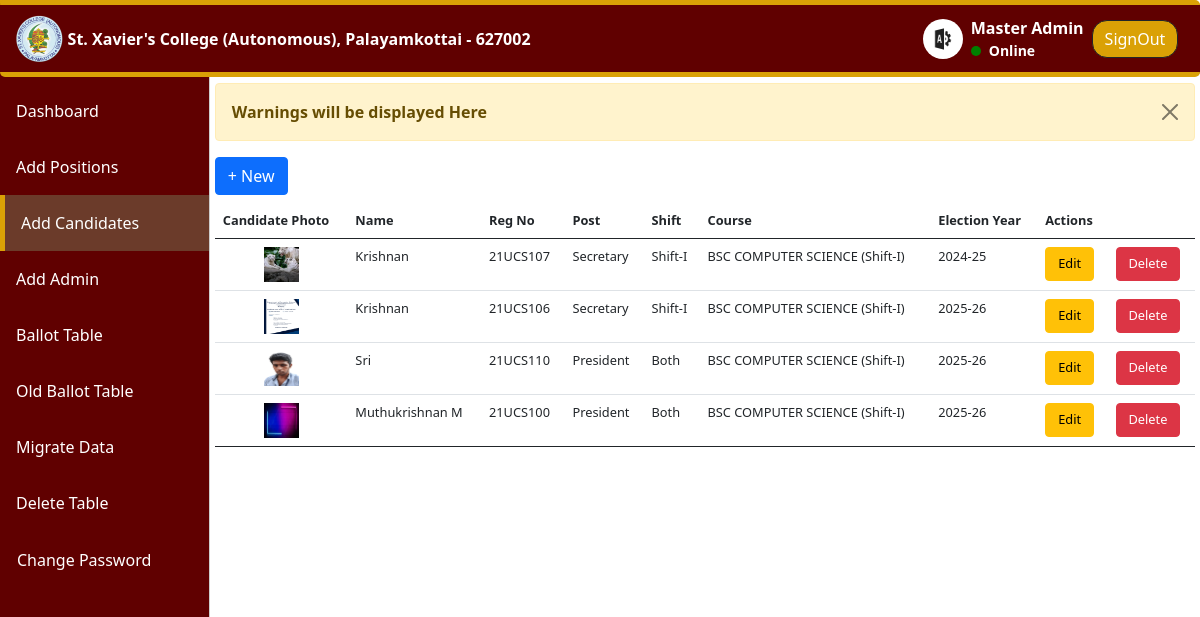
Screenshot of /admin/sxc-candidates.php (signed in) with the database file from the repository.
### tables this page shows
CREATE TABLE `candidates` (
  `candidate_id` int(11) NOT NULL,
  `regno` varchar(10) NOT NULL,
  `name` varchar(150) NOT NULL,
  `course` varchar(100) NOT NULL,
  `year` int(1) NOT NULL DEFAULT 3,
  `post_id` int(11) NOT NULL,
  `vote_count` int(11) DEFAULT NULL,
  `image_url` varchar(500) NOT NULL,
  `shift` enum('Shift-I','Shift-II') NOT NULL,
  `election_year` varchar(10) NOT NULL,
  `created_on` datetime NOT NULL DEFAULT current_timestamp(),
  `updated_on` datetime DEFAULT current_timestamp() ON UPDATE current_timestamp()
);

CREATE TABLE `position` (
  `post_id` int(11) NOT NULL,
  `post` varchar(100) NOT NULL,
  `description` varchar(200) NOT NULL,
  `post_shift` enum('Shift-I','Shift-II','Both') NOT NULL,
  `post_status` enum('opposed','unopposed','nocontest') NOT NULL DEFAULT 'opposed',
  `who_can_vote` enum('MF','M','F') NOT NULL,
  `created_at` datetime NOT NULL DEFAULT current_timestamp(),
  `updated_on` datetime DEFAULT current_timestamp() ON UPDATE current_timestamp()
);

### util_classes/Can_Pos_Join.php (called while the page is built, shortened)
<?php
    class CandidateAndPosition
    {
        private $conn;
        private $table1='candidates';
        private $table2='position';
        public function __construct($conn)
        {
            $this->conn=$conn;
        }
        public function readJoinAll()
        {
            try{
                $qry="Select * from {$this->table1} as c inner join {$this->table2} as p on p.post_id=c.post_id";
                $res=$this->conn->query($qry);
                $can_pos=[];
                while($result=$res->fetch_assoc())
                {
                    $can_pos[]=$result;
                }
                return ['data'=>$can_pos,'num_rows'=>$res->num_rows];
                }
                catch(Exception $e)
                {
                    $this->error=$e;
                    echo $e->getMessage();
                    return null;
                }
        }
    }
    ?>

### admin/sxc-candidates.php (the view, shortened to what this page needs)
<!DOCTYPE html>
<html lang="en">
<head>
</head>
<body>
    <header>
        <?php
        include_once("includes/navbar.php");
        ?>
    </header>
    <main class="content-wrapper" >
        <?php
        include_once("../util_classes/Position.php");
        include_once("../util_classes/Can_Pos_Join.php");
        include_once("../util_classes/Vote.php");
        ?>
     <div class='alert alert-warning alert-dismissible fade show' role='alert'>
            <buton type='button'  class="btn-close" data-bs-dismiss='alert'></buton>
            <b>Warnings will be displayed Here</b><br>
        </div>
        <button type="button" name='new' class="btn btn-primary" data-bs-toggle="modal" data-bs-target="#candidate">
            + New
        </button>
		<?php
                $candidateposition = new CandidateAndPosition($conn);
                $result = $candidateposition->readJoinAll();
                if ($data = $result['data']) {
       echo "<div class='table-responsive '>
        <table class='table my-2 sxc-candidates'>
            <thead>
                <tr>
                    <th>Id</th>
                    <th>Candidate Photo</th>
                    <th>Name</th>
                    <th>Reg No</th>
                    <th>Post</th>
                    <th>Shift</th>
                    <th>Course</th>
                    <th>Election Year</th>
                    <th colspan='2'>Actions</th>
                </tr>
            </thead>
            <tbody>";
			 for ($i = 0; $i < count($data); $i++) {
                        echo "<tr><td>{$data[$i]['candidate_id']}</td><td style='text-align:center'><img src='{$data[$i]['image_url']}' class='can_small_img' /></td><td>{$data[$i]['name']}</td><td>{$data[$i]['regno']}</td><td>{$data[$i]['post']}</td><td>{$data[$i]['post_shift']}</td><td>{$data[$i]['course']} ({$data[$i]['shift']})</td><td>{$data[$i]['election_year']}</td>
                <td><button class='btn btn-warning' type='submit' name='edit' value={$data[$i]['candidate_id']} form='form_temp'>Edit</button></td><td><button class='btn btn-danger' type='submit' name='delete' value={$data[$i]['candidate_id']} form='form_temp'>Delete</button></td></tr>";
                    }
            echo "</tbody>
            <tfoot>
            </tfoot>
        </table>
        </div>";
				}
				else
				{
					echo "<center><b>No Data Available</b></center>";
				}
				?>
    </main>
</body>
</html>

### assets/css-js/styles.css (style rules this page uses)
.content-wrapper { margin-top: 5.2rem; padding:0.5rem; position: relative; }
table.table.sxc-candidates { font-size: 80%; }
.sxc-candidates thead tr th { text-align: left; }
table .can_small_img { width:35px; height:35px; }
table th { text-align: center; }
table.table button.btn { font-size: inherit; }
.btn-close { z-index: 10050!important; }
@media screen and (min-width:768px) { .content-wrapper { padding:0rem 0.3rem; margin-left: 210px; } }

### rows the page displays
candidates: candidate_id.post "Secretary", candidate_id.post_shift "Shift-I", image_url (picture), name "Krishnan", regno "21UCS106", course "BSC COMPUTER SCIENCE", shift "Shift-I", election_year "2025-26", candidate_id.post "President", candidate_id.post_shift "Both"
position: post "Secretary", post_shift "Shift-I"

### other values shown
$_SESSION['admin_name'] "Master Admin"
$data[$i]['name'] "Krishnan"
$data[$i]['regno'] "21UCS107"
$data[$i]['course'] "BSC COMPUTER SCIENCE"
$data[$i]['shift'] "Shift-I"
$data[$i]['election_year'] "2024-25"
$data[$i]['name'] "Sri"
$data[$i]['regno'] "21UCS110"
$data[$i]['election_year'] "2025-26"
$data[$i]['name'] "Muthukrishnan M"
$data[$i]['regno'] "21UCS100"
